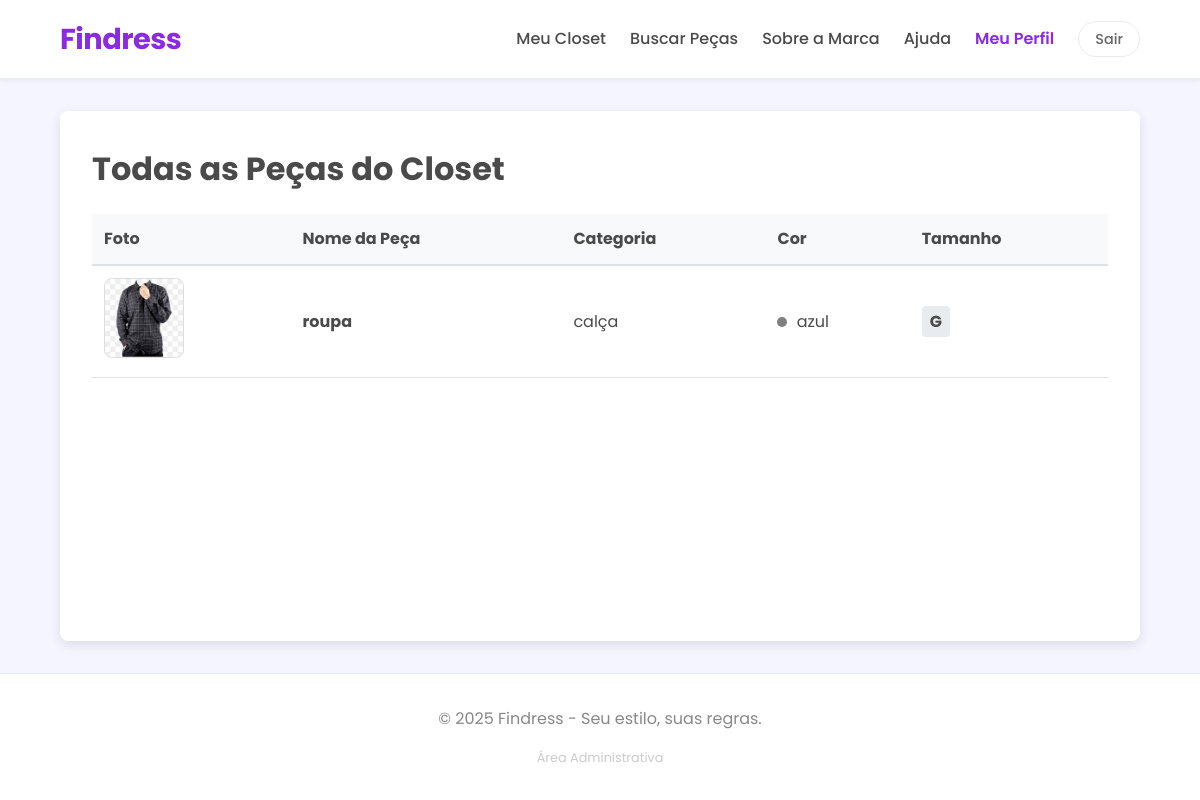
The page /pecas/ (signed in) on the database its author committed.
### closet/models.py (models this page shows, shortened)
class PecaRoupa(models.Model):
    usuario = models.ForeignKey(User, on_delete=models.CASCADE)
    nome_peca = models.CharField(max_length=100)
    categoria = models.CharField(max_length=50)
    cor = models.CharField(max_length=50)
    tamanho = models.CharField(max_length=20, blank=True)
    imagem = models.ImageField(upload_to='pecas/', null=True, blank=True)
    data_criacao = models.DateTimeField(auto_now_add=True)

### closet/views.py (the view)
# urls.py: path('pecas/', views.listar_pecas, name='lista_pecas'),
@login_required # Só quem está logado pode acessar
def listar_pecas(request):
    minhas_pecas = PecaRoupa.objects.filter(usuario=request.user)
    contexto = {
        'pecas': minhas_pecas,
        'busca': None,
    }
    return render(request, 'closet/lista_pecas.html', contexto)

### closet/templates/closet/lista_pecas.html (shortened to what this page needs)
{% extends 'closet/base.html' %}
{% block content %}
  <div class="page-header">
    {% if busca %}
      <h1>Exibindo resultados para: "{{ busca }}"</h1>
    {% else %}
      <h1>Todas as Peças do Closet</h1>
    {% endif %}
  </div>
  <table style="width: 100%; border-collapse: collapse; margin-top: 20px;">
    <thead>
        <tr style="background-color: #f8f9fa; text-align: left;">
            <th style="padding: 12px; border-bottom: 2px solid #dee2e6;">Foto</th>
            <th style="padding: 12px; border-bottom: 2px solid #dee2e6;">Nome da Peça</th>
            <th style="padding: 12px; border-bottom: 2px solid #dee2e6;">Categoria</th>
            <th style="padding: 12px; border-bottom: 2px solid #dee2e6;">Cor</th>
            <th style="padding: 12px; border-bottom: 2px solid #dee2e6;">Tamanho</th>
        </tr>
    </thead>
    <tbody>
        {% for peca in pecas %}
          <tr style="border-bottom: 1px solid #dee2e6;">
            <td style="padding: 12px;">
                {% if peca.imagem %}
                    <img src="{{ peca.imagem.url }}" alt="{{ peca.nome_peca }}" style="width: 80px; height: 80px; object-fit: cover; border-radius: 8px; border: 1px solid #ddd;">
                {% else %}
                    <span style="color: #999; font-size: 0.9em;">Sem foto</span>
                {% endif %}
            </td>
            <td style="padding: 12px;"><strong>{{ peca.nome_peca }}</strong></td>
            <td style="padding: 12px;">{{ peca.categoria }}</td>
            <td style="padding: 12px;">
                <span style="display:inline-block; width: 10px; height: 10px; border-radius: 50%; background-color: grey; margin-right: 5px;"></span>
                {{ peca.cor }}
            </td>
            <td style="padding: 12px;">
                <span style="background-color: #e9ecef; padding: 4px 8px; border-radius: 4px; font-weight: bold;">{{ peca.tamanho }}</span>
            </td>
          </tr>
        {% endfor %}
    </tbody>
  </table>
{% endblock %}

### static/css/base.css (style rules this page uses)
:root { --lilac-primary: #8a2be2; --lilac-dark: #6a0dad; --lilac-light: #d4c1ed; --lilac-bg: #f5f5ff; --text-color: #4a4a4a; --white: #ffffff; --grey-light: #f8f9fa; --grey-border: #e9ecef; --footer-bg: #f2f2f2; --footer-text: #666; }
* { margin: 0; padding: 0; box-sizing: border-box; }
body { font-family: 'Poppins', sans-serif; color: var(--text-color); line-height: 1.6; background-color: var(--lilac-bg); margin: 0; min-height: 100vh; display: flex; flex-direction: column; }

### rows shown on the page
PecaRoupa: imagem (picture), nome_peca "roupa", categoria "calça", cor "azul", tamanho "G"
